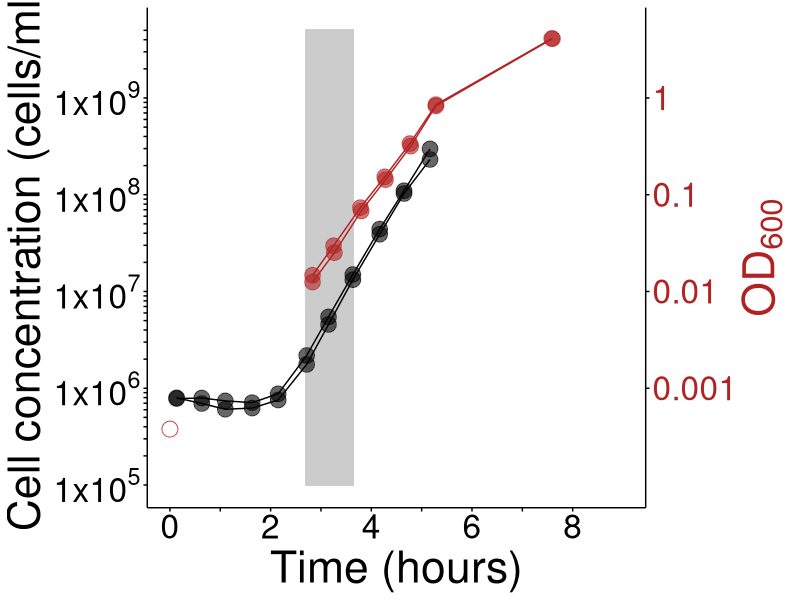

Source code (R):
#
require(ggplot2)
#
#Load data
data_fig2g <- read.csv("Fig2g_withMetadata.csv", header = T)
data_fig2g
#
#split data into only OD and only cell conc datasets for connecting consecutive datapoints with a line
data_fig2g_onlyOD <- data_fig2g[1:18,]
data_fig2g_onlycellconc <- data_fig2g[19:40,]
#
#
#Plots
#
expected_OD <- data.frame(exp_y = c(3.7912*1E5, 3.780*1E5), exp_x = c(0,0)) 
#
Fig2g <- ggplot(data = data_fig2g, aes(x = Time_hrs))  +geom_rect(aes(xmin = 163/60, xmax = 218/60, ymin = 1E5, ymax = 5E9), colour = "gray80", fill = "gray80") +geom_point(aes(y = cellconc), fill = "black", size = 5, alpha = 0.6, shape = 21) +geom_point(aes(y = OD600*1E9), shape = 21, size = 5, alpha = 0.6, colour = "firebrick", fill = "firebrick") +geom_point(data = expected_OD, aes(y = exp_y, x = exp_x), colour = "firebrick", fill = "white", size = 5, alpha = 0.6, shape = 21) +geom_line(data = data_fig2g_onlycellconc, aes(y = cellconc, group = as.factor(rep)), linetype = "solid") +geom_line(data = data_fig2g_onlyOD, aes(y = OD600*1E9, group = as.factor(rep)), linetype = "solid", colour = "firebrick") +scale_x_continuous(limits = c(0, 9), breaks = seq(0, 8, 1), labels = c(0,"", 2,"", 4,"", 6, "", 8)) +scale_y_continuous(limits = c(1E5, 5E9), breaks = c(1E5, 2E5, 3E5, 4E5, 5E5, 6E5, 7E5, 8E5, 9E5, 1E6, 2E6, 3E6, 4E6, 5E6, 6E6, 7E6, 8E6, 9E6, 1E7, 2E7, 3E7, 4E7, 5E7, 6E7, 7E7, 8E7, 9E7, 1E8, 2E8, 3E8, 4E8, 5E8, 6E8, 7E8, 8E8, 9E8, 1E9, 2E9, 3E9, 4E9, 5E9), labels = c(expression("1x10"^5), "", "", "", "", "", "", "", "", expression("1x10"^6),"", "", "", "", "", "", "", "", expression("1x10"^7), "", "", "", "", "", "", "", "", expression("1x10"^8),"", "", "", "", "", "", "", "", expression("1x10"^9), "", "", "", ""), trans = "log", name = "Cell concentration (cells/ml)", sec.axis = sec_axis(trans = ~.*1, breaks = c(1E6, 1E7, 1E8, 1E9), labels = c(0.001, 0.01, 0.1, 1),name = expression("OD"[600]))) + xlab('Time (hours)') + theme(legend.position = "none", strip.background = element_blank(), strip.text = element_blank(), panel.background = element_blank(), axis.line.x = element_line(colour = "black"), axis.line.y = element_line(colour = "black"), axis.ticks = element_line(colour = "black"), panel.grid.minor = element_blank(), panel.grid.major = element_blank(), axis.text.y = element_text(colour = "black", size = 24), axis.text.y.right = element_text(colour = "firebrick", size = 24), axis.text.x = element_text(colour = "black", size = 24), axis.title.y = element_text(size = 32, angle = 90), axis.title.y.right = element_text(size = 32, angle = 90, colour = "firebrick"), axis.title.x = element_text(size = 32))
Fig2g